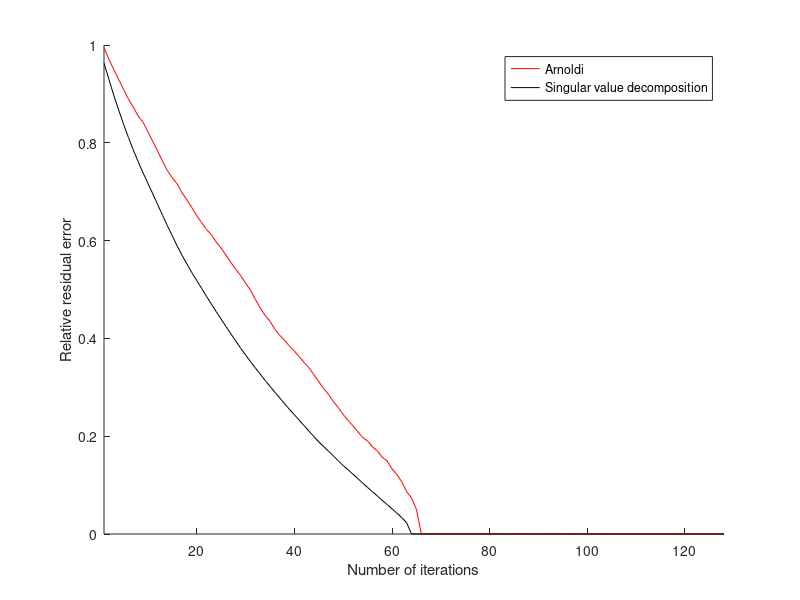

Recreate this plot in MATLAB.
% OPTICALARNOLDI.M   Script to test non-symmetric algorithm 2 (optical
% Arnoldi for rank-K transport acquisition) of "Optical Computing for Fast
% Light Transport Analysis".  See:
%     http://www.dgp.toronto.edu/~motoole/opticalcomputing.html
%
% Author: Matthew O'Toole (motoole@dgp.toronto.edu)
% Published: July 2013
% Version: 1.0
%

USE_SYNTHETIC_LTM = 1;     % Use a synthetic light transport matrix
NUM_ITERATIONS = 1024;     % Number of Arnoldi iterations
NUM_ITERATIONS_STEP = 1;   % Only reconstruct matrix every 
                           % NUM_ITERATIONS_STEP iterations

                           
                           
%% Load Light Transport Matrix (LTM) into memory
fprintf('Load light transport matrix (LTM) into memory... ');

if (USE_SYNTHETIC_LTM)
    SIZE = 128;
    RANK = 64;
    
    % Generate a random non-symmetric low-rank light transport matrix.
    LTM = randn(SIZE,RANK)*randn(RANK,SIZE);
    
    % Make sure the light transport matrix is not exactly low-rank to avoid
    % numerical issues with the orthogonalization step.
    LTM = LTM + 1e-3.*randn(SIZE);
else
    % Load measured light transport matrix dataset.
    load 'Green.mat'
    
    % The supplied light transport matrices have size [464x696] x [32x32], 
    % representing a 464x696 photo of the scene lit by a 32x32 light 
    % pattern.
    % To visualize the light transport matrix, reshape any linear 
    % combination of columns into an image of size 464x696.
    % i.e. imagesc(reshape(sum(LTM,2),sizeIm));
    
    % Because comparing the reconstructed LTM to the ground-truth LTM takes
    % some time, only do this once for every 32 photos.
    NUM_ITERATIONS_STEP = 32;
end

fprintf('done.\n');

% Get size of matrix
[M,N] = size(LTM);

% Number of Arnoldi iterations should not exceed matrix dimensions.
NUM_ITERATIONS = min(NUM_ITERATIONS,min(M,N));



%% Apply the non-symmetric optical Arnoldi algorithm to the LTM

% Start with an initial vector of all ones.
right_Arnoldi_vectors = ones(N,1);
right_Arnoldi_vectors = right_Arnoldi_vectors./norm(right_Arnoldi_vectors);
left_Arnoldi_vectors  = zeros(M,0);

fprintf('Measure LTM using Arnoldi method: ');
num_chars = 0;

for k = 1:NUM_ITERATIONS
    fprintf(repmat('\b',[1 num_chars]));
    num_chars = fprintf('%d / %d',k,NUM_ITERATIONS);
    
    % Simulate project-and-capture operation using 
    % right_Arnoldi_vector(:,k) as the illumination pattern.
    tmp = LTM*right_Arnoldi_vectors(:,k);    
    left_Arnoldi_vectors(:,k) = tmp;
    
    % Simulate project-and-capture operation using 
    % left_Arnoldi_vector(:,k) as the illumination pattern.
    tmp = LTM'*left_Arnoldi_vectors(:,k);
    
    % Make vector orthonormal to current set of right_Arnoldi_vectors.
    % To project a vector x into an orthogonal subspace of P, evaluate
    %     x - P*inv(P'*P)*P'*x
    tmp = tmp - right_Arnoldi_vectors*...
        ((right_Arnoldi_vectors'*right_Arnoldi_vectors)\...
        (right_Arnoldi_vectors'*tmp));
    tmp = tmp./norm(tmp);

    right_Arnoldi_vectors(:,k+1) = tmp;
end

fprintf('\n');



%% Reconstruct LTM using Arnoldi vectors

Arnoldi_residual_error = [];

fprintf('Reconstruct LTMs using Arnoldi method: ');
num_chars = 0;

for k = NUM_ITERATIONS_STEP:NUM_ITERATIONS_STEP:NUM_ITERATIONS
    fprintf(repmat('\b',[1 num_chars]));
    num_chars = fprintf('%d / %d',k,NUM_ITERATIONS);
    
    % Compute rank-k approximation of light transport matrix using Arnoldi
    % vectors.
    LTM_approx = left_Arnoldi_vectors(:,1:k)*right_Arnoldi_vectors(:,1:k)';
    
    % Compute the relative Frobenius norm of the residual.
    Arnoldi_residual_error(end+1) = norm(LTM(:)-LTM_approx(:))./...
        norm(LTM(:));
end

fprintf('\n');

clear left_Arnoldi_vectors right_Arnoldi_vectors LTM_approx



%% Apply SVD to the LTM

fprintf('Compute SVD of LTM... ');

% MATLAB's SVD applied directly to large matrices is *very* slow.  This is 
% an issue when computing the SVD of the measured LTM, which has size 
% 322944x1024.  Instead, the SVD of LTM'*LTM, a 1024x1024 matrix, produces
% the right singular vectors of LTM much more efficiently.  Last, multiply
% LTM with the right singular vectors to produce the left singular vectors 
% of LTM (scaled by the singular values).

% Compute right singular vectors
tmp = LTM'*LTM;
[U,S,right_singular_vectors] = svd(tmp);

% Compute left singular vectors
left_singular_vectors = LTM*right_singular_vectors;

fprintf('done.\n')



%% Reconstruct LTM using singular vectors

svd_residual_error = [];

fprintf('Reconstruct LTMs using SVD method: ');
num_chars = 0;

for k = NUM_ITERATIONS_STEP:NUM_ITERATIONS_STEP:NUM_ITERATIONS
    fprintf(repmat('\b',[1 num_chars]));
    num_chars = fprintf('%d / %d',k,NUM_ITERATIONS);
    
    % Compute rank-k approximation of light transport matrix using singular
    % vectors.
    LTM_approx = left_singular_vectors(:,1:k)*...
        right_singular_vectors(:,1:k)';
    
    % Compute the relative Frobenius norm of the residual
    svd_residual_error(end+1) = norm(LTM(:)-LTM_approx(:))./norm(LTM(:));
end

fprintf('\n');

clear left_singular_vectors right_singular_vectors LTM_approx


%% Plot results

figure(1); clf;
hold on;
plot(NUM_ITERATIONS_STEP:NUM_ITERATIONS_STEP:NUM_ITERATIONS,...
     Arnoldi_residual_error,'r',...
     NUM_ITERATIONS_STEP:NUM_ITERATIONS_STEP:NUM_ITERATIONS,...
     svd_residual_error,'k');
legend('Arnoldi','Singular value decomposition');
hold off;

axis([1 NUM_ITERATIONS 0 1]);
xlabel('Number of iterations');
ylabel('Relative residual error');
